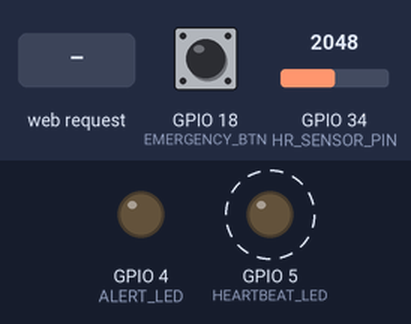
The sketch below on a simulated ESP32. Parts: output pins drawn as LEDs (lit = HIGH). Dashed ring = blinking. Inputs (shaded band) come from the test bench; at power-on: GPIO 34 (HR_SENSOR_PIN) = 2048, GPIO 18 (EMERGENCY_BTN) HIGH. WiFi joins after 1.5 s; servers stay silent unless stated; what the sketch prints to the serial monitor is not drawn.

Above: at 1.2 s.
1.3 s: GPIO 34 (HR_SENSOR_PIN) set to 1649
3.5 s: GPIO 34 (HR_SENSOR_PIN) set to 1528
At 4.16 s:
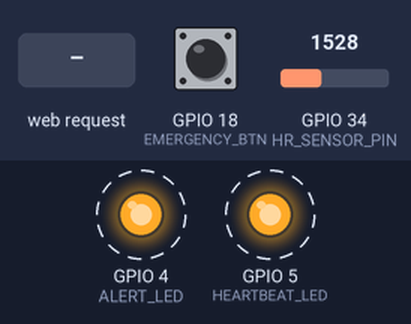
6.5 s: GPIO 18 (EMERGENCY_BTN) pulled LOW for 0.15 s
At 6.78 s:
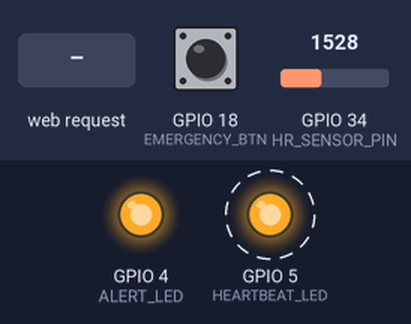
9.5 s: HTTP request GET /emergency received
At 10.8 s:
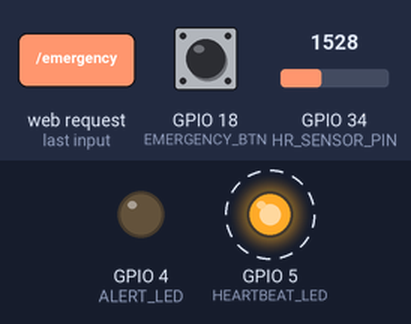
Timing chart, 0 to 13.5 s (numbered marks = the images above; inputs shaded):
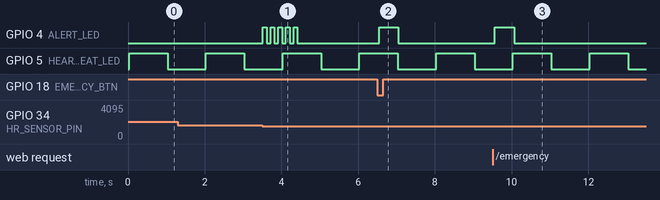

The sketch:

sketch.ino
```cpp
/* --------------------------------------------------------------
   Application 5
   Release Type: Use of Memory Based Task Communication
   Class: Real Time Systems - Su 2025
   Theme: Healthcare Systems - Heart Rate Monitoring with Emergency Response
   Author: Mya Camacho-Hill
   Email: my062925@ucf.edu
   Company: [University of Central Florida]
   Website: theDRACOlab.com
   AI Use: Structure and synchronization patterns adapted from provided example
   and troubleshooting purposes
---------------------------------------------------------------*/

#include <WiFi.h>
#include <WebServer.h>
#include "freertos/FreeRTOS.h"
#include "freertos/task.h"
#include "freertos/semphr.h"
#include "freertos/queue.h"

// ----- Pin Definitions (Healthcare System) -----
const int HEARTBEAT_LED   = 5;   // Green LED - system status
const int ALERT_LED       = 4;   // Red LED - heart rate alerts
const int EMERGENCY_BTN   = 18;  // Emergency button for nurses
const int HR_SENSOR_PIN   = 34;  // Analog heart rate sensor (ADC)

// ----- Healthcare Parameters -----
const int MAX_HR_EVENTS      = 30;   // Max queued heart rate alerts
const int HR_LOW_THRESHOLD   = 40;   // Low heart rate threshold (bradycardia) - 40 BPM
const int HR_HIGH_THRESHOLD  = 100;  // High heart rate threshold (tachycardia) - 100 BPM
const int DEBOUNCE_MS        = 50;   // Button debounce time
const int HR_SAMPLE_RATE_MS  = 17;   // Heart rate sampling every 17ms

// ----- WiFi Configuration -----
const char* WIFI_SSID = "Wokwi-GUEST";
const char* WIFI_PWD  = "";

// ----- Web Server -----
WebServer medicalConsole(80);

// ----- FreeRTOS Synchronization Primitives -----
SemaphoreHandle_t hr_alert_semaphore;     // Counting semaphore for HR alerts
SemaphoreHandle_t emergency_semaphore;    // Binary semaphore for emergency button
SemaphoreHandle_t serial_mutex;           // Mutex for serial output protection
QueueHandle_t     hr_data_queue;          // Queue for heart rate data logging

// ----- Global State Variables -----
volatile bool monitoring_mode     = true;   // true = NORMAL, false = EMERGENCY
volatile bool alert_active        = false;  // Current alert status
volatile int  current_hr_reading  = 0;      // Latest heart rate value
volatile int  alert_count         = 0;      // Number of alerts triggered
volatile bool system_running      = true;   // System status indicator

// ----- Task Function Declarations -----
void wifiServerTask(void* parameters);
void heartRateMonitorTask(void* parameters);
void emergencyButtonTask(void* parameters);
void medicalEventResponseTask(void* parameters);
void systemHeartbeatTask(void* parameters);
void dataLoggingTask(void* parameters);

// ----- Web Interface Functions -----
void sendMedicalDashboard() {
  String html = "<html><body><h1>Heart Rate Monitor</h1>";

  html += "<p><b>System Mode:</b> " + String(monitoring_mode ? "NORMAL" : "EMERGENCY") + "</p>";
  html += "<p><b>Alert Status:</b> " + String(alert_active ? "ACTIVE" : "CLEAR") + "</p>";
  html += "<p><b>Heart Rate:</b> " + String(current_hr_reading) + " BPM</p>";
  html += "<p><b>Total Alerts:</b> " + String(alert_count) + "</p>";

  html += "<p><a href=\"/emergency\"><button>Emergency Alert</button></a></p>";
  html += "<p><a href=\"/toggle-mode\"><button>Toggle Mode</button></a></p>";
  html += "<p><a href=\"/\"><button>Refresh</button></a></p>";

  html += "</body></html>";

  medicalConsole.send(200, "text/html", html);
}

void handleRoot() {
  sendMedicalDashboard();
}

void handleEmergency() {
  // Trigger emergency button semaphore
  xSemaphoreGive(emergency_semaphore);
  sendMedicalDashboard();
}

void handleToggleMode() {
  // Trigger emergency button to toggle mode
  xSemaphoreGive(emergency_semaphore);
  sendMedicalDashboard();
}

// ----- Arduino Setup -----
void setup() {
  Serial.begin(115200);

  // Initialize GPIO pins
  pinMode(HEARTBEAT_LED, OUTPUT);
  pinMode(ALERT_LED, OUTPUT);
  pinMode(EMERGENCY_BTN, INPUT_PULLUP);

  // Create FreeRTOS synchronization primitives
  hr_alert_semaphore = xSemaphoreCreateCounting(MAX_HR_EVENTS, 0);
  emergency_semaphore = xSemaphoreCreateBinary();
  serial_mutex = xSemaphoreCreateMutex();
  hr_data_queue = xQueueCreate(50, sizeof(int));

  // Verify semaphore creation
  if (!hr_alert_semaphore || !emergency_semaphore || !serial_mutex || !hr_data_queue) {
    Serial.println("ERROR: Failed to create synchronization primitives!");
    while(1) { delay(1000); }
  }

  // Configure web server routes
  medicalConsole.on("/", handleRoot);
  medicalConsole.on("/emergency", handleEmergency);
  medicalConsole.on("/toggle-mode", handleToggleMode);

  // Print system startup message
  xSemaphoreTake(serial_mutex, portMAX_DELAY);
  Serial.println("=== Healthcare Heart Rate Monitor Starting ===");
  Serial.println("System: Initializing FreeRTOS tasks...");
  xSemaphoreGive(serial_mutex);

  // Create FreeRTOS tasks with appropriate priorities
  xTaskCreate(wifiServerTask,          "WiFi_Server",    4096, NULL, 4, NULL);  // High priority - network
  xTaskCreate(emergencyButtonTask,     "Emergency_Btn",  2048, NULL, 6, NULL);  // Highest - emergency response
  xTaskCreate(heartRateMonitorTask,    "HR_Monitor",     2048, NULL, 5, NULL);  // High - critical monitoring
  xTaskCreate(medicalEventResponseTask,"Event_Response", 2048, NULL, 3, NULL);  // Medium - event handling
  xTaskCreate(dataLoggingTask,         "Data_Logger",    2048, NULL, 2, NULL);  // Low-medium - logging
  xTaskCreate(systemHeartbeatTask,     "Sys_Heartbeat",  1024, NULL, 1, NULL);  // Lowest - status indicator

  xSemaphoreTake(serial_mutex, portMAX_DELAY);
  Serial.println("System: All tasks created successfully");
  Serial.println("Healthcare monitoring system is now active!");
  xSemaphoreGive(serial_mutex);
}

void loop() {
  // Empty - all work done in FreeRTOS tasks
  vTaskDelay(pdMS_TO_TICKS(1000));
}

// ----- Task Implementations -----

void wifiServerTask(void* parameters) {
  // Connect to WiFi
  WiFi.begin(WIFI_SSID, WIFI_PWD);

  xSemaphoreTake(serial_mutex, portMAX_DELAY);
  Serial.print("WiFi: Connecting to network");
  xSemaphoreGive(serial_mutex);

  while (WiFi.status() != WL_CONNECTED) {
    vTaskDelay(pdMS_TO_TICKS(500));
    Serial.print(".");
  }

  xSemaphoreTake(serial_mutex, portMAX_DELAY);
  Serial.println("\nWiFi: Connected successfully!");
  Serial.print("WiFi: Medical dashboard available at: http://");
  Serial.println(WiFi.localIP());
  xSemaphoreGive(serial_mutex);

  // Start web server
  medicalConsole.begin();

  // Handle web requests continuously
  while (1) {
    medicalConsole.handleClient();
    vTaskDelay(pdMS_TO_TICKS(10));
  }
}

void heartRateMonitorTask(void* parameters) {
  bool previous_alert_state = false;

  xSemaphoreTake(serial_mutex, portMAX_DELAY);
  Serial.println("HR Monitor: Heart rate monitoring started");
  xSemaphoreGive(serial_mutex);

  while (1) {
    // Read heart rate sensor (simulated with potentiometer)
    int adc_raw = analogRead(HR_SENSOR_PIN);
    int hr_reading = adc_raw / 40;  // Convert to realistic heart rate values (0-102 BPM)
    current_hr_reading = hr_reading;

    // Send data to logging queue
    xQueueSend(hr_data_queue, &hr_reading, 0);

    // Check for heart rate anomalies
    bool current_alert = (hr_reading < HR_LOW_THRESHOLD) || (hr_reading > HR_HIGH_THRESHOLD);

    // Trigger alert on new anomaly detection (edge-triggered)
    if (current_alert && !previous_alert_state) {
      xSemaphoreGive(hr_alert_semaphore);
      previous_alert_state = true;

      xSemaphoreTake(serial_mutex, portMAX_DELAY);
      if (hr_reading < HR_LOW_THRESHOLD) {
        Serial.println("HR Monitor: ⚠️ BRADYCARDIA DETECTED - Heart rate too low!");
      } else {
        Serial.println("HR Monitor: ⚠️ TACHYCARDIA DETECTED - Heart rate too high!");
      }
      Serial.print("HR Monitor: Current reading: ");
      Serial.println(hr_reading);
      xSemaphoreGive(serial_mutex);
    } else if (!current_alert) {
      previous_alert_state = false;
    }

    // Sample every 17ms as specified
    vTaskDelay(pdMS_TO_TICKS(HR_SAMPLE_RATE_MS));
  }
}

void emergencyButtonTask(void* parameters) {
  int previous_button_state = HIGH;
  TickType_t last_press_time = 0;

  xSemaphoreTake(serial_mutex, portMAX_DELAY);
  Serial.println("Emergency: Emergency button monitoring active");
  xSemaphoreGive(serial_mutex);

  while (1) {
    int current_button_state = digitalRead(EMERGENCY_BTN);

    // Detect button press (HIGH to LOW transition with debouncing)
    if (current_button_state == LOW && previous_button_state == HIGH) {
      TickType_t current_time = xTaskGetTickCount();

      if ((current_time - last_press_time) * portTICK_PERIOD_MS > DEBOUNCE_MS) {
        last_press_time = current_time;

        // Signal emergency event
        xSemaphoreGive(emergency_semaphore);

        xSemaphoreTake(serial_mutex, portMAX_DELAY);
        Serial.println("Emergency: 🚨 EMERGENCY BUTTON PRESSED!");
        xSemaphoreGive(serial_mutex);
      }
    }

    previous_button_state = current_button_state;
    vTaskDelay(pdMS_TO_TICKS(10));
  }
}

void medicalEventResponseTask(void* parameters) {
  xSemaphoreTake(serial_mutex, portMAX_DELAY);
  Serial.println("Event Response: Medical event handler ready");
  xSemaphoreGive(serial_mutex);

  while (1) {
    // Handle heart rate alerts (counting semaphore)
    if (xSemaphoreTake(hr_alert_semaphore, pdMS_TO_TICKS(50)) == pdTRUE) {
      alert_count++;
      alert_active = true;

      xSemaphoreTake(serial_mutex, portMAX_DELAY);
      Serial.println("Response: 💓 Processing heart rate alert");
      Serial.print("Response: Total alerts today: ");
      Serial.println(alert_count);
      xSemaphoreGive(serial_mutex);

      // Visual alert - flash red LED rapidly
      for (int i = 0; i < 5; i++) {
        digitalWrite(ALERT_LED, HIGH);
        vTaskDelay(pdMS_TO_TICKS(100));
        digitalWrite(ALERT_LED, LOW);
        vTaskDelay(pdMS_TO_TICKS(100));
      }

      alert_active = false;
    }

    // Handle emergency button events (binary semaphore)
    if (xSemaphoreTake(emergency_semaphore, pdMS_TO_TICKS(10)) == pdTRUE) {
      monitoring_mode = !monitoring_mode;

      xSemaphoreTake(serial_mutex, portMAX_DELAY);
      Serial.print("Response: 🔄 System mode changed to: ");
      Serial.println(monitoring_mode ? "NORMAL MONITORING" : "EMERGENCY MODE");
      xSemaphoreGive(serial_mutex);

      // Visual feedback - longer red LED pulse
      digitalWrite(ALERT_LED, HIGH);
      vTaskDelay(pdMS_TO_TICKS(500));
      digitalWrite(ALERT_LED, LOW);
    }

    // Small delay to prevent task starvation
    vTaskDelay(pdMS_TO_TICKS(10));
  }
}

void systemHeartbeatTask(void* parameters) {
  xSemaphoreTake(serial_mutex, portMAX_DELAY);
  Serial.println("Heartbeat: System status indicator started");
  xSemaphoreGive(serial_mutex);

  while (1) {
    // 1 Hz heartbeat (1 second on, 1 second off)
    digitalWrite(HEARTBEAT_LED, HIGH);
    vTaskDelay(pdMS_TO_TICKS(1000));
    digitalWrite(HEARTBEAT_LED, LOW);
    vTaskDelay(pdMS_TO_TICKS(1000));
  }
}

void dataLoggingTask(void* parameters) {
  int sensor_value;

  xSemaphoreTake(serial_mutex, portMAX_DELAY);
  Serial.println("Data Logger: Heart rate data logging started");
  xSemaphoreGive(serial_mutex);

  while (1) {
    // Process queued sensor data
    if (xQueueReceive(hr_data_queue, &sensor_value, portMAX_DELAY) == pdTRUE) {
      // Update global variable for web interface
      current_hr_reading = sensor_value;

      // Log data periodically (every 10th reading to avoid spam)
      static int log_counter = 0;
      if (++log_counter >= 10) {
        log_counter = 0;

        xSemaphoreTake(serial_mutex, portMAX_DELAY);
        Serial.print("Data Logger: HR=");
        Serial.print(sensor_value);
        Serial.print(" Mode=");
        Serial.print(monitoring_mode ? "NORMAL" : "EMERGENCY");
        Serial.print(" Alerts=");
        Serial.println(alert_count);
        xSemaphoreGive(serial_mutex);
      }
    }
  }
}
```

Measured:
- the behaviour switches between 1600 and 1599 on GPIO 34 (HR_SENSOR_PIN) (found by bisection; images 0 and 1)
- after the input at 3.5 s, GPIO 4 (ALERT_LED): alternates HIGH for 0.10 s and LOW for 0.10 s, 10 changes in all, then stays LOW, starting at once
- after the input at 6.5 s, GPIO 4 (ALERT_LED): LOW → HIGH after 0.05 s, → LOW 0.50 s later
- after the input at 9.5 s, GPIO 4 (ALERT_LED): LOW → HIGH after 0.06 s, → LOW 0.50 s later
- by itself, GPIO 5 (HEARTBEAT_LED): alternates HIGH for 1.0 s and LOW for 1.0 s
